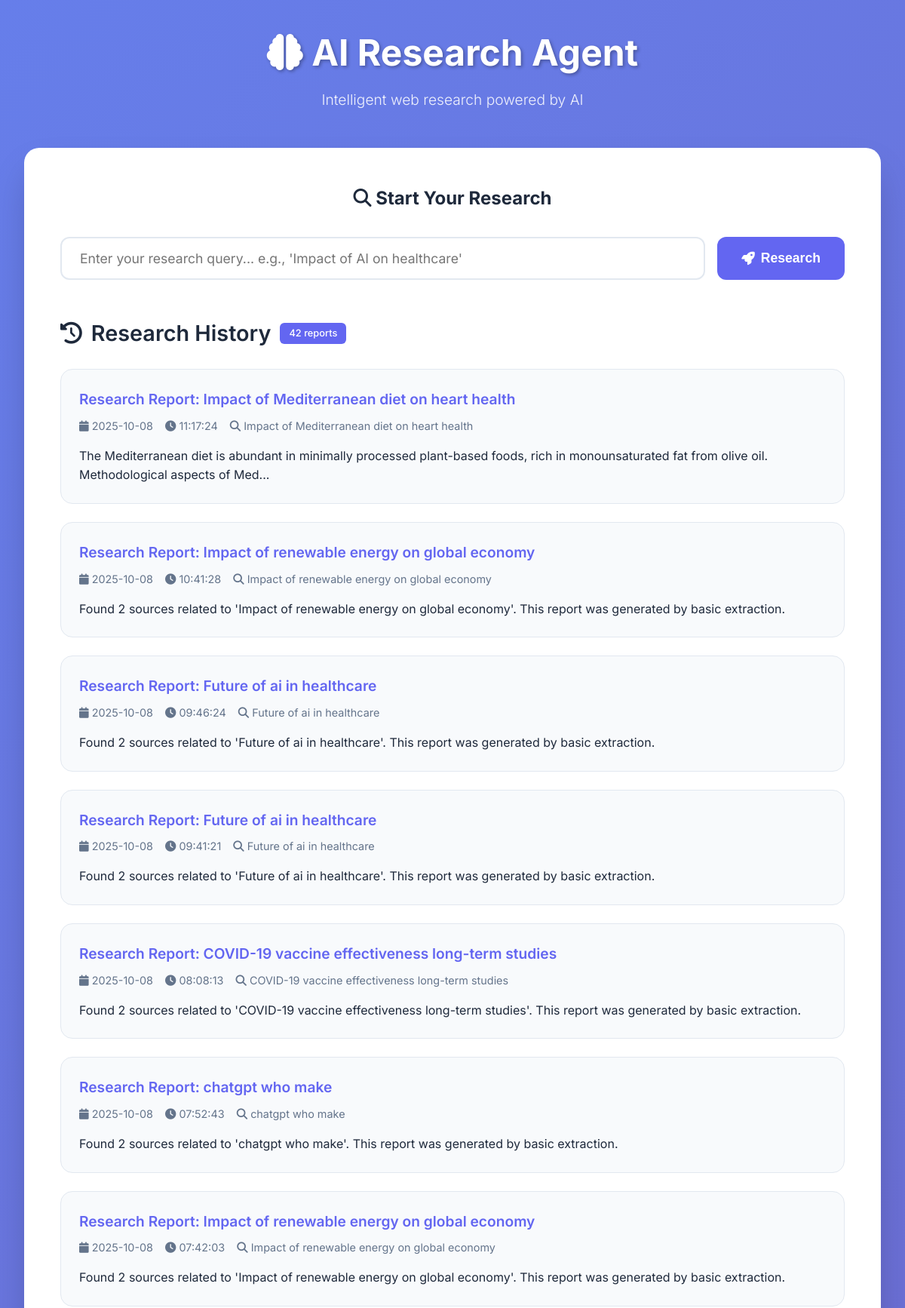
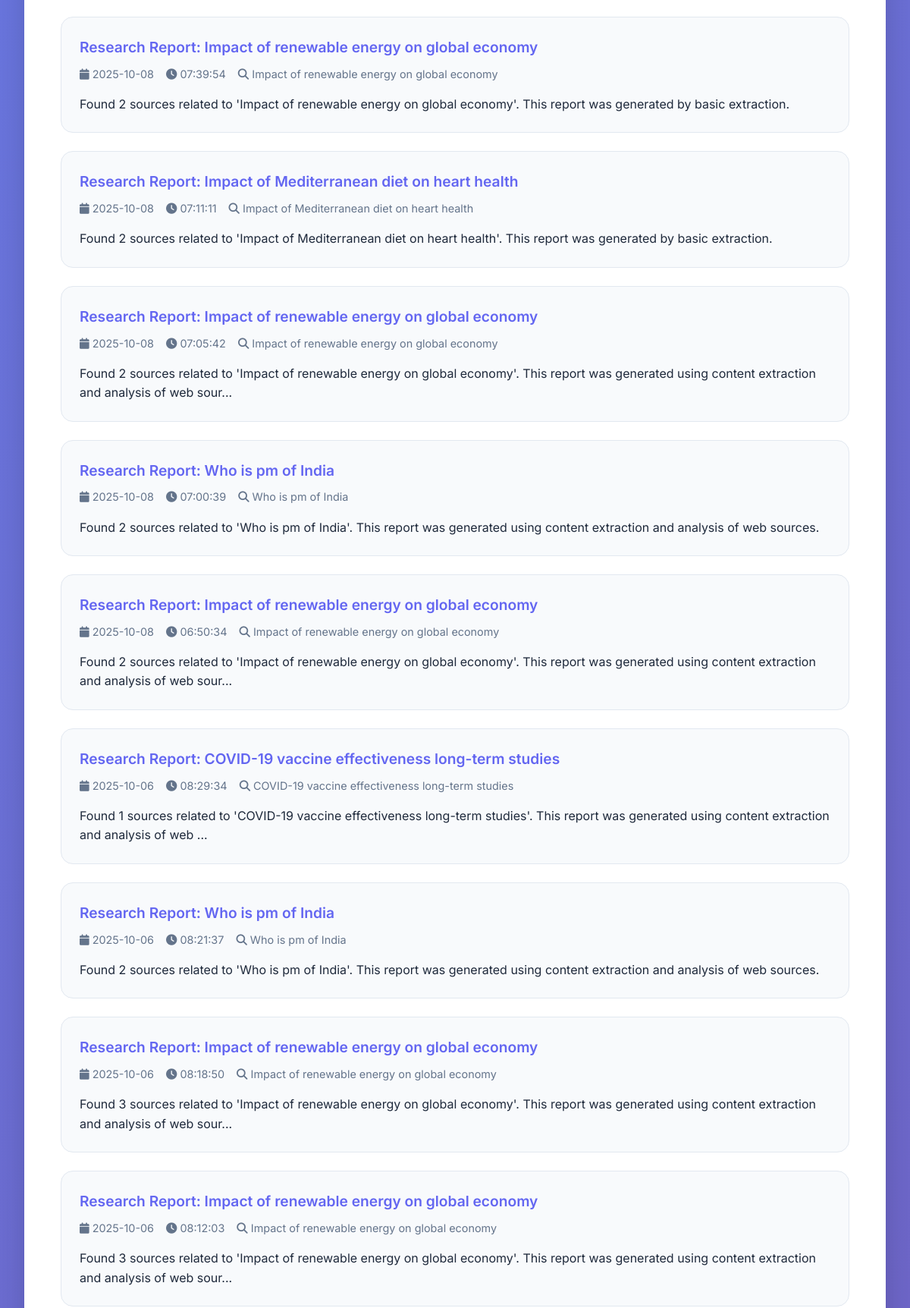
The page / (upper part) on the database its author committed (2 pictures, top to bottom).
### tables this page shows
CREATE TABLE reports (
                id INTEGER PRIMARY KEY AUTOINCREMENT,
                query TEXT NOT NULL,
                created_at TEXT NOT NULL,
                title TEXT,
                summary TEXT,
                report_json TEXT NOT NULL
            );

### main.py (the view)
@app.get("/", response_class=HTMLResponse)
async def index(request: Request):
    reports = list_reports()
    return templates.TemplateResponse("index.html", {"request": request, "reports": reports, "error": None})

### templates/index.html (shortened to what this page needs)
{% extends "base.html" %}
{% block content %}
<div class="search-section">
    <h2 style="text-align: center; margin-bottom: 2rem; font-size: 1.5rem; color: var(--text-primary);">
        <i class="fas fa-search"></i> Start Your Research
    </h2>
    <form method="post" action="/query" class="search-form">
        <input
            type="text"
            name="query"
            class="search-input"
            placeholder="Enter your research query... e.g., 'Impact of AI on healthcare'"
            required
            maxlength="200"
        >
        <button type="submit" class="search-button">
            <i class="fas fa-rocket"></i>
            Research
        </button>
    </form>
</div>
<div class="reports-section">
    <h2>
        <i class="fas fa-history"></i>
        Research History
        {% if reports %}
        <span class="badge">{{ reports|length }} reports</span>
        {% endif %}
    </h2>
    {% if reports %}
    <div class="reports-grid">
        {% for rep in reports %}
        <div class="report-card" onclick="location.href='/report/{{ rep.id }}'">
            <a href="/report/{{ rep.id }}" class="report-title">
                {{ rep.title or rep.query }}
            </a>
            <div class="report-meta">
                <span><i class="fas fa-calendar"></i> {{ rep.created_at[:10] }}</span>
                <span><i class="fas fa-clock"></i> {{ rep.created_at[11:19] }}</span>
                <span><i class="fas fa-search"></i> {{ rep.query[:50] }}{% if rep.query|length > 50 %}...{% endif %}</span>
            </div>
            <div class="report-summary">
                {{ rep.summary[:150] }}{% if rep.summary|length > 150 %}...{% endif %}
            </div>
        </div>
        {% endfor %}
    </div>
    {% else %}
    <div class="empty-state">
        <i class="fas fa-file-alt"></i>
        <h3>No research reports yet</h3>
        <p>Start by entering a research query above to generate your first AI-powered report.</p>
    </div>
    {% endif %}
</div>
{% endblock %}

### templates/base.html (shortened to what this page needs)
<!DOCTYPE html>
<html lang="en">
<head>
    <link href="https://cdnjs.cloudflare.com/ajax/libs/font-awesome/6.4.0/css/all.min.css" rel="stylesheet">
</head>
<body>
    <div class="container">
        <div class="header">
            <h1><i class="fas fa-brain"></i> AI Research Agent</h1>
            <p>Intelligent web research powered by AI</p>
        </div>
        <div class="main-content">
            {% block content %}{% endblock %}
        </div>
    </div>
</body>
</html>

### templates/base.html (style rules this page uses)
* { margin: 0; padding: 0; box-sizing: border-box; }
:root { --primary-color: #6366f1; --primary-dark: #4f46e5; --secondary-color: #f8fafc; --text-primary: #1e293b; --text-secondary: #64748b; --border-color: #e2e8f0; --success-color: #10b981; --error-color: #ef4444; --warning-color: #f59e0b; }
body { font-family: 'Inter', -apple-system, BlinkMacSystemFont, sans-serif; line-height: 1.6; color: var(--text-primary); background: linear-gradient(135deg, #667eea 0%, #764ba2 100%); min-height: 100vh; }
.container { max-width: 1200px; margin: 0 auto; padding: 2rem; }
.header { text-align: center; margin-bottom: 3rem; color: white; }
.header h1 { font-size: 3rem; font-weight: 700; margin-bottom: 0.5rem; text-shadow: 2px 2px 4px rgba(0,0,0,0.3); }
.header p { font-size: 1.2rem; opacity: 0.9; font-weight: 300; }
.main-content { background: white; border-radius: 20px; padding: 3rem; box-shadow: 0 25px 50px -12px rgba(0,0,0,0.25); backdrop-filter: blur(20px); }
.search-section { margin-bottom: 3rem; }
.search-form { display: flex; gap: 1rem; margin-bottom: 2rem; }
.search-input { flex: 1; padding: 1rem 1.5rem; font-size: 1.1rem; border: 2px solid var(--border-color); border-radius: 12px; outline: none; transition: all 0.3s ease; font-family: inherit; }
.search-button { padding: 1rem 2rem; background: var(--primary-color); color: white; border: none; border-radius: 12px; font-size: 1.1rem; font-weight: 600; cursor: pointer; transition: all 0.3s ease; display: flex; align-items: center; gap: 0.5rem; }
.reports-section h2 { font-size: 1.8rem; font-weight: 600; margin-bottom: 1.5rem; color: var(--text-primary); display: flex; align-items: center; gap: 0.75rem; }
.reports-grid { display: grid; gap: 1.5rem; }
.report-card { background: var(--secondary-color); border-radius: 16px; padding: 1.5rem; border: 1px solid var(--border-color); transition: all 0.3s ease; cursor: pointer; }
.report-title { font-size: 1.2rem; font-weight: 600; color: var(--primary-color); margin-bottom: 0.5rem; text-decoration: none; display: block; }
.report-meta { font-size: 0.9rem; color: var(--text-secondary); margin-bottom: 1rem; display: flex; align-items: center; gap: 1rem; }
.report-summary { color: var(--text-primary); line-height: 1.6; }
.badge { display: inline-block; padding: 0.25rem 0.75rem; font-size: 0.8rem; font-weight: 500; border-radius: 6px; background: var(--primary-color); color: white; }

### rows shown on the page
reports: title "Research Report: Impact of Mediterranean diet on heart health", created_at "2025-10-08", created_at "11:17:24", query "Impact of Mediterranean diet on heart health", summary "The Mediterranean diet is abundant in minimally processed plant-based foods, rich in monounsaturated fat from olive oil. Methodological aspects of Med"
reports: title "Research Report: Impact of renewable energy on global economy", created_at "2025-10-08", created_at "10:41:28", query "Impact of renewable energy on global economy", summary "Found 2 sources related to 'Impact of renewable energy on global economy'. This report was generated by basic extraction."
reports: title "Research Report: Future of ai in healthcare", created_at "2025-10-08", created_at "09:46:24", query "Future of ai in healthcare", summary "Found 2 sources related to 'Future of ai in healthcare'. This report was generated by basic extraction."
reports: title "Research Report: Future of ai in healthcare", created_at "2025-10-08", created_at "09:41:21", query "Future of ai in healthcare", summary "Found 2 sources related to 'Future of ai in healthcare'. This report was generated by basic extraction."
reports: title "Research Report: COVID-19 vaccine effectiveness long-term studies", created_at "2025-10-08", created_at "08:08:13", query "COVID-19 vaccine effectiveness long-term studies", summary "Found 2 sources related to 'COVID-19 vaccine effectiveness long-term studies'. This report was generated by basic extraction."
reports: title "Research Report: chatgpt who make", created_at "2025-10-08", created_at "07:52:43", query "chatgpt who make", summary "Found 2 sources related to 'chatgpt who make'. This report was generated by basic extraction."
reports: title "Research Report: Impact of renewable energy on global economy", created_at "2025-10-08", created_at "07:42:03", query "Impact of renewable energy on global economy", summary "Found 2 sources related to 'Impact of renewable energy on global economy'. This report was generated by basic extraction."
reports: title "Research Report: Impact of renewable energy on global economy", created_at "2025-10-08", created_at "07:39:54", query "Impact of renewable energy on global economy", summary "Found 2 sources related to 'Impact of renewable energy on global economy'. This report was generated by basic extraction."
reports: title "Research Report: Impact of Mediterranean diet on heart health", created_at "2025-10-08", created_at "07:11:11", query "Impact of Mediterranean diet on heart health", summary "Found 2 sources related to 'Impact of Mediterranean diet on heart health'. This report was generated by basic extraction."
reports: title "Research Report: Impact of renewable energy on global economy", created_at "2025-10-08", created_at "07:05:42", query "Impact of renewable energy on global economy", summary "Found 2 sources related to 'Impact of renewable energy on global economy'. This report was generated using content extraction and analysis of web sour"
reports: title "Research Report: Who is pm of India", created_at "2025-10-08", created_at "07:00:39", query "Who is pm of India", summary "Found 2 sources related to 'Who is pm of India'. This report was generated using content extraction and analysis of web sources."
reports: title "Research Report: Impact of renewable energy on global economy", created_at "2025-10-08", created_at "06:50:34", query "Impact of renewable energy on global economy", summary "Found 2 sources related to 'Impact of renewable energy on global economy'. This report was generated using content extraction and analysis of web sour"
reports: title "Research Report: COVID-19 vaccine effectiveness long-term studies", created_at "2025-10-06", created_at "08:29:34", query "COVID-19 vaccine effectiveness long-term studies", summary "Found 1 sources related to 'COVID-19 vaccine effectiveness long-term studies'. This report was generated using content extraction and analysis of web"
reports: title "Research Report: Who is pm of India", created_at "2025-10-06", created_at "08:21:37", query "Who is pm of India", summary "Found 2 sources related to 'Who is pm of India'. This report was generated using content extraction and analysis of web sources."
reports: title "Research Report: Impact of renewable energy on global economy", created_at "2025-10-06", created_at "08:18:50", query "Impact of renewable energy on global economy", summary "Found 3 sources related to 'Impact of renewable energy on global economy'. This report was generated using content extraction and analysis of web sour"
reports: title "Research Report: Impact of renewable energy on global economy", created_at "2025-10-06", created_at "08:12:03", query "Impact of renewable energy on global economy", summary "Found 3 sources related to 'Impact of renewable energy on global economy'. This report was generated using content extraction and analysis of web sour"

### other values the page prints
{{ reports|length }} "42"
